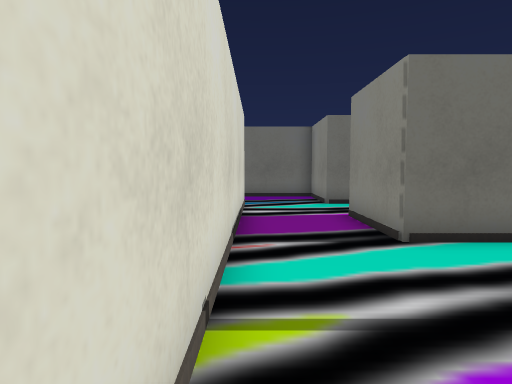
View 1 (above)

24 first-person views from a walk through a 3-D level made in the Unity game engine. The camera is 1.2 m above the floor, tilts 4° down and sees 75° across. The floor is counted in squares, 1 m on a side. Each view is taken from the middle of a square. On the plan, view 1 faces up. The plan holds only what a view shows up to about 14 squares ahead; the rest is blank. The place goes on beyond the plan. The player character is not drawn. Some animated figures are not drawn. Door leaves are left out, so doorways stand open. Some surface patterns are stand-ins.

View 2
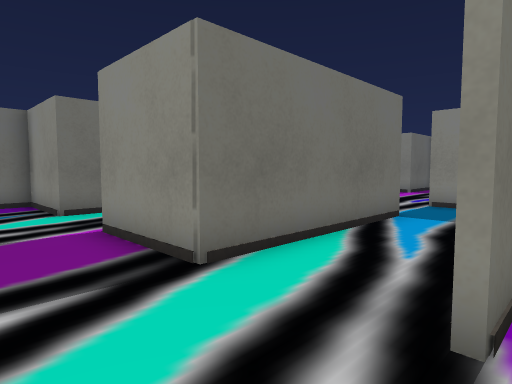

View 3
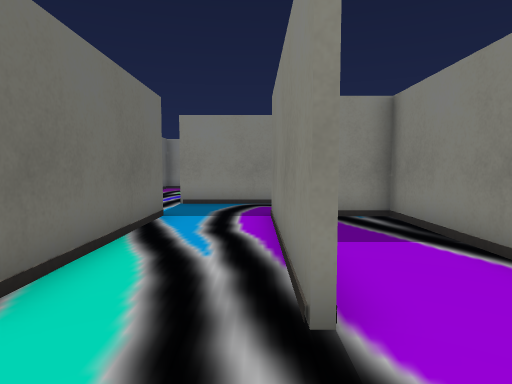

View 4
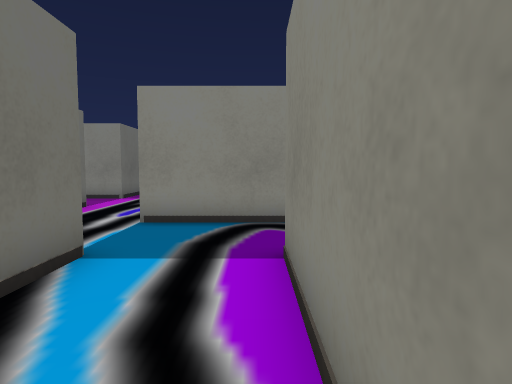

View 5
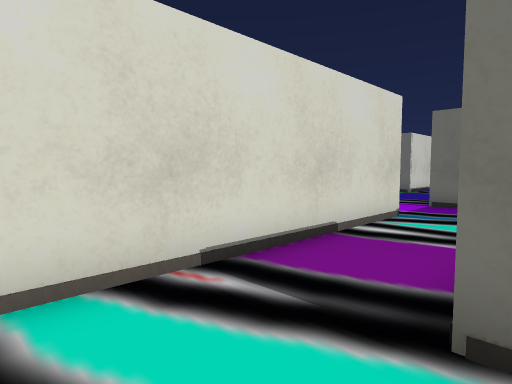

View 6
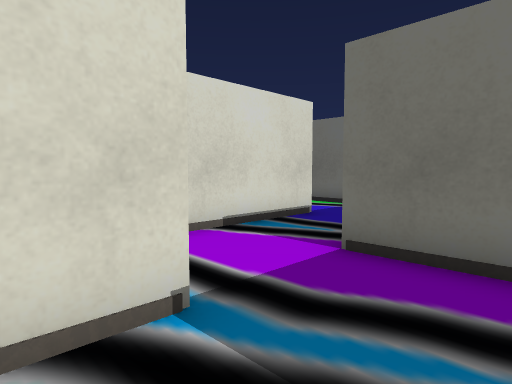

View 7
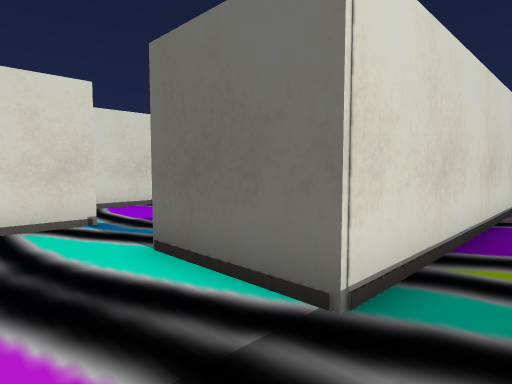

View 8
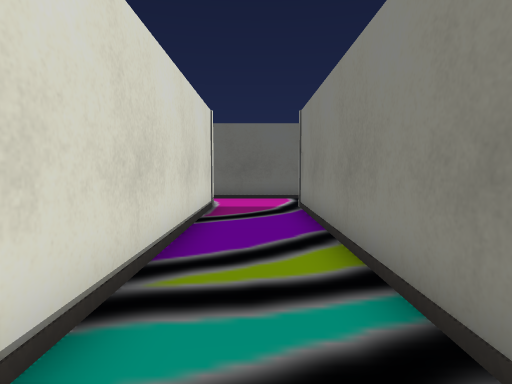

View 9
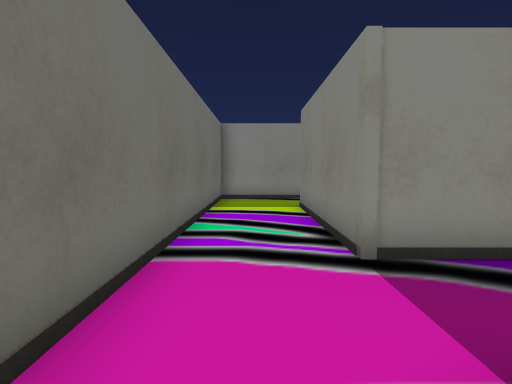

View 10
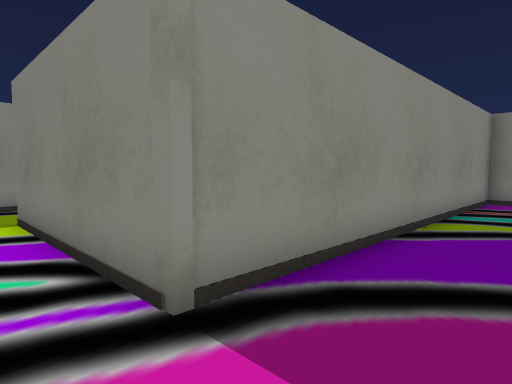

View 11
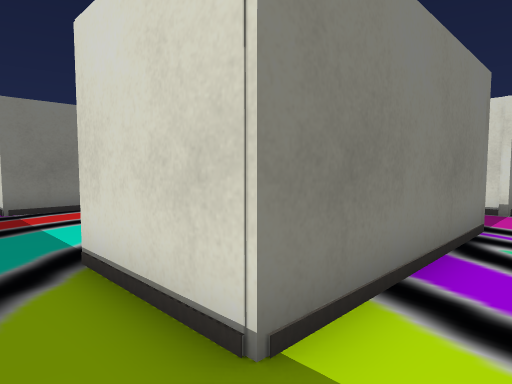

View 12
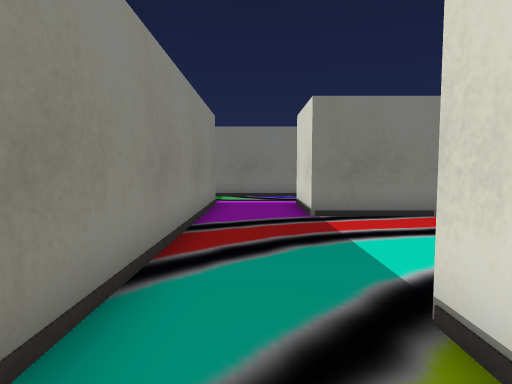

View 13
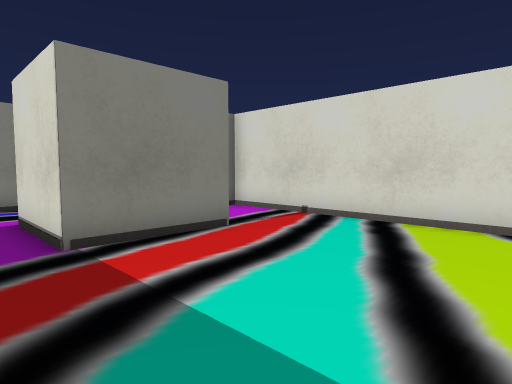

View 14
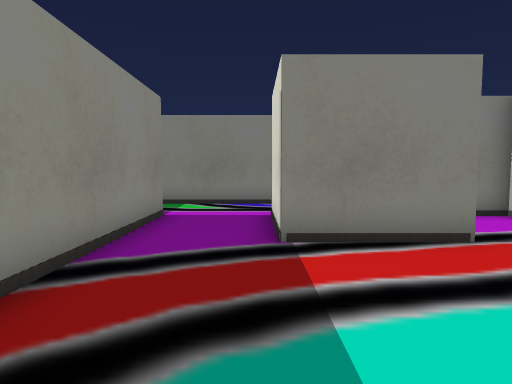

View 15
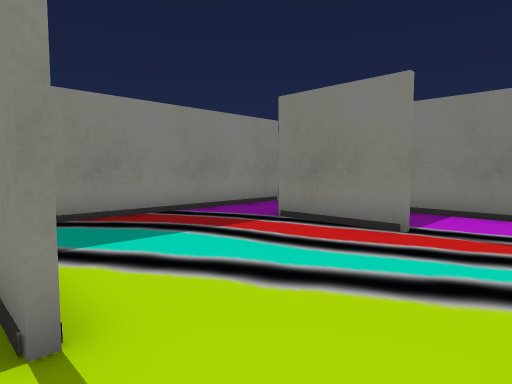

View 16
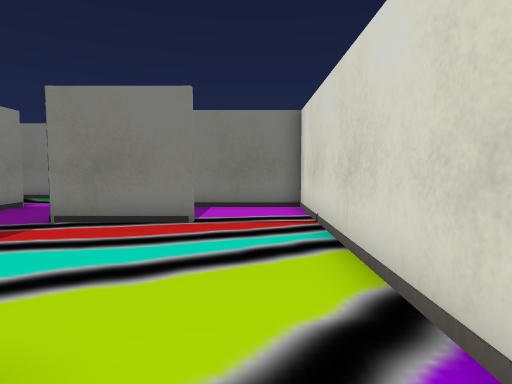

View 17
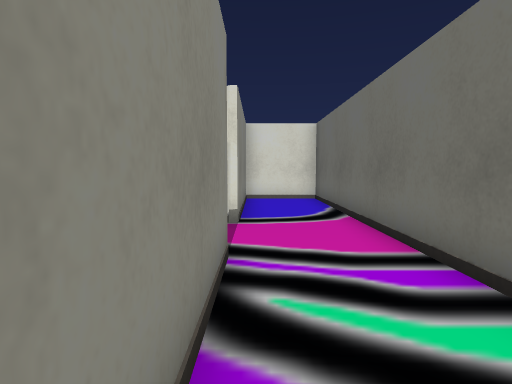

View 18
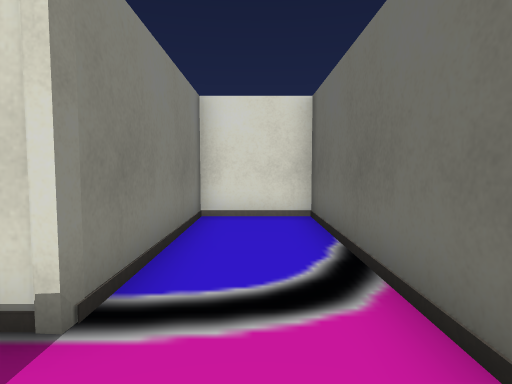

View 19
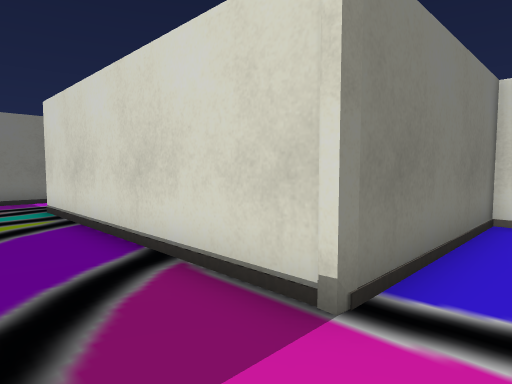

View 20
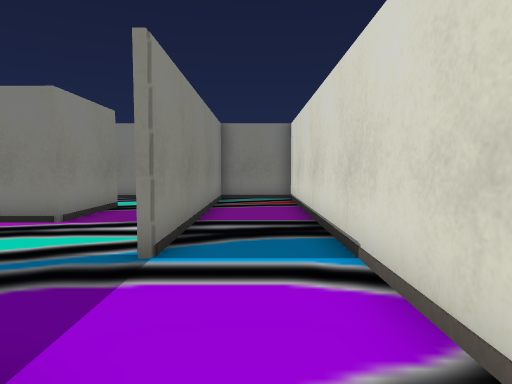

View 21
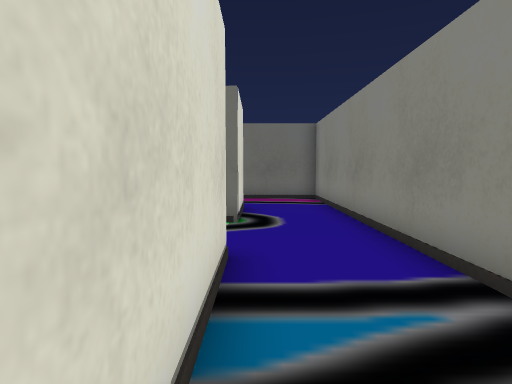

View 22
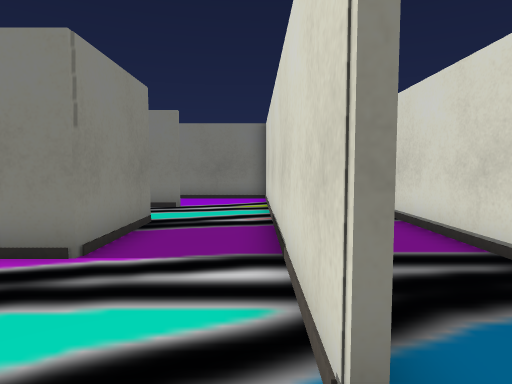

View 23
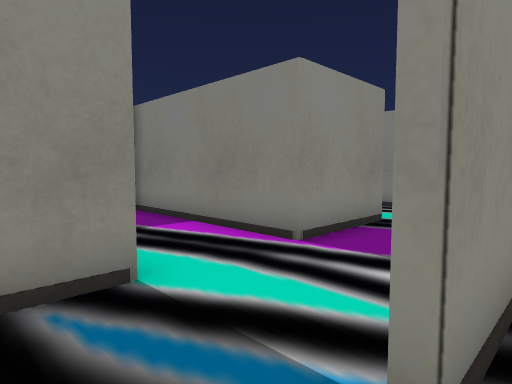

View 24
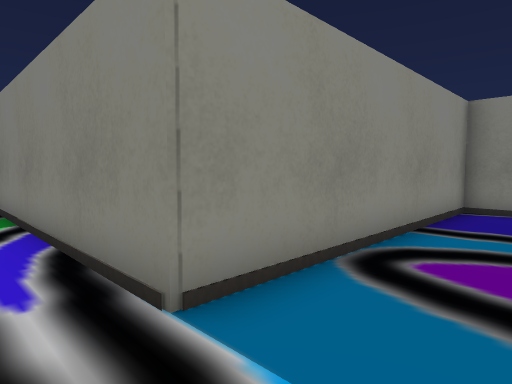

### Floor plan
Points are (right, up) in squares from view 1. A wall is a line through its corners. A room is listed if a view was taken in it or the views show most of it. See-through windows are left out.
Room 1 (views 1, 2, 3, 4, 5, 6, 7, 8, 9, 10, 11, 17, 18, 19, 20, 21, 22, 23, 24)
walls: (8.4, 8.5) (8.4, 20.6) (14.6, 20.6); (-0.4, 11.6) (-0.4, -0.4) (8.4, -0.4) (8.4, 1); (8.6, 5.4) (2.4, 5.4) (2.4, 8.6) (8.1, 8.6); (-0.6, 16) (-0.6, 26.4) (-3.5, 26.4); (3.4, 2.4) (2.4, 2.4); (2.4, 2.6) (8.6, 2.6); (14.6, 11.6) (14.6, 8.4); (-0.6, 2.9) (-0.6, 11.6); (-3.4, 17.6) (-3.4, 2.6) (-0.5, 2.6); (18.1, 8.4) (17.4, 8.4) (17.4, 11.6); (11.4, -1.4) (11.4, 5.6) (19.9, 5.6); (-3.4, 23.5) (-3.4, 20.4); (17.4, 20.1) (17.4, 23.4) (-0.4, 23.4) (-0.4, 20.6) (5.6, 20.6) (5.6, 11.4) (2.4, 11.4) (2.4, 14.4) (-0.6, 14.4)
ways out: opening at (15.5, 11) to room 2; opening at (15.5, 21) to room 2; opening at (-3.5, 18.5); opening at (10, -1)
Room 2 (views 12, 13, 14, 15, 16)
walls: (11.4, 11.6) (14.6, 11.6); (11.4, 17.6) (12.2, 17.6); (8.6, 17.2) (8.6, 8.5); (17.4, 11.6) (17.4, 18.2); (8.1, 8.6) (12.5, 8.6); (14.6, 20.6) (14.6, 17.4)
ways out: opening at (15.5, 11) to room 1; opening at (15.5, 21) to room 1

Positions as (right, up) in squares from view 1, and headings:
1: (0, 0), facing up
2: (0, 2), facing up-right
3: (0, 3), facing right
4: (4, 3), facing right
5: (3, 3), facing up-left
6: (2, 10), facing up-left
7: (7, 9), facing up-left
8: (7, 10), facing up
9: (4, 22), facing right
10: (6, 22), facing down-right
11: (16, 22), facing down-left
12: (16, 20), facing down
13: (16, 17), facing down-left
14: (15, 17), facing down
15: (9, 18), facing down-right
16: (10, 19), facing down
17: (13, 21), facing left
18: (8, 22), facing left
19: (8, 22), facing down-left
20: (-2, 16), facing down
21: (-3, 13), facing up
22: (0, 13), facing down
23: (-1, 13), facing down-right
24: (9, 7), facing down-right
